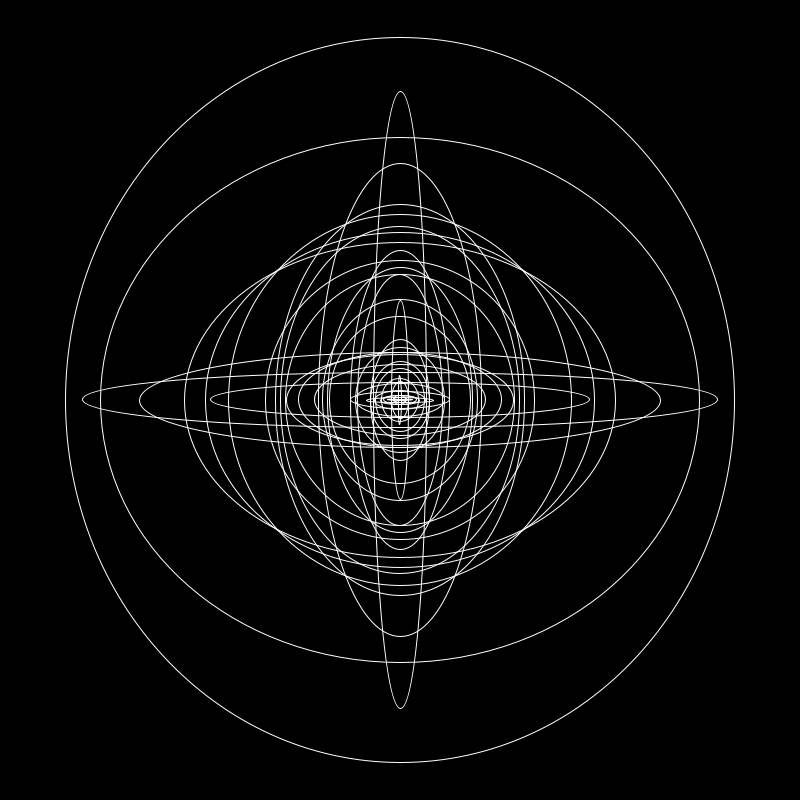
Frame 1 (no input)
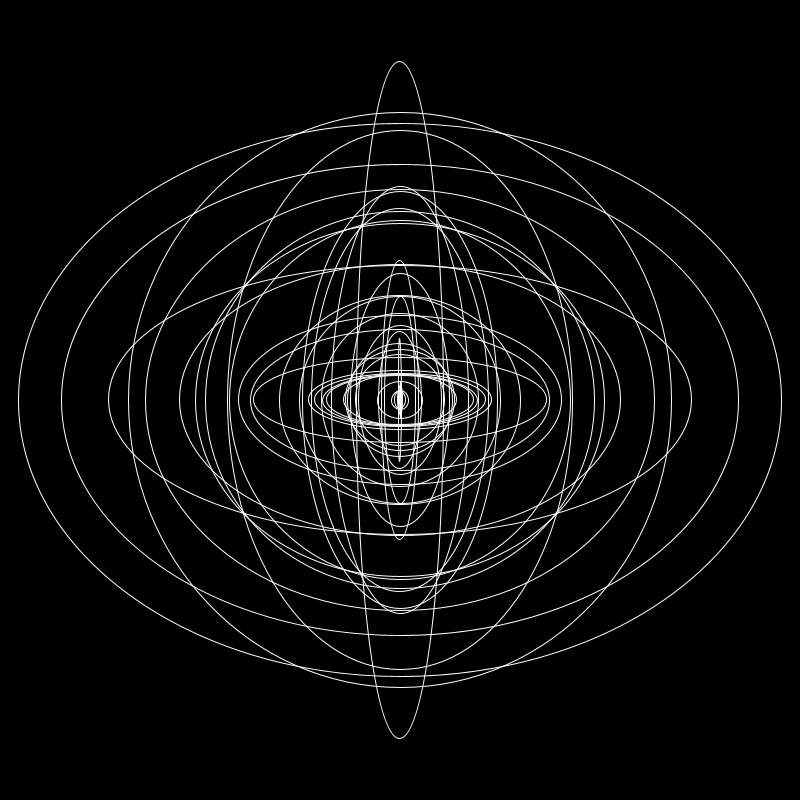
Frame 60 (the mouse pressed at the canvas centre just before this capture)
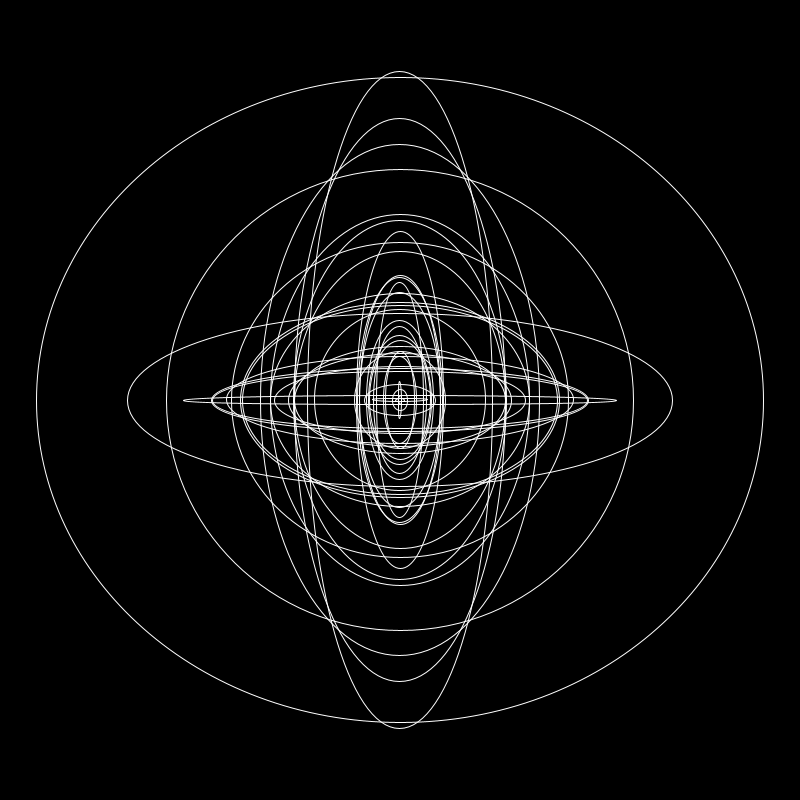
Frame 120 (the mouse held since frame 60 and released just before this capture)

The Processing sketch that drew these frames (run headless with seeded random() and noise(); from frame 60 on, the mouse is pressed at the canvas centre):

// Processing sketch: LSI_042_forLoop_circleHorizontal
// ── LSI_042_forLoop_circleHorizontal.pde



void setup(){
size(800,800);  
  
}

void draw(){
 
background(0);

noFill();
stroke(255);
  
for (int i=0; i<width; i=i+20){
 
  ellipse(width/2,height/2,random(i),random(i));
 
}
  
}
